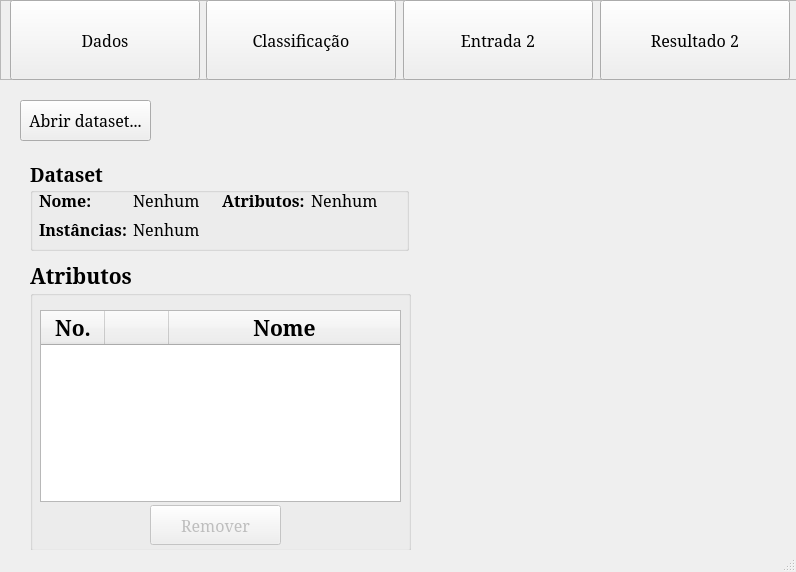
<?xml version="1.0" encoding="UTF-8"?>
<ui version="4.0">
 <class>MainWindow</class>
 <widget class="QMainWindow" name="MainWindow">
  <property name="geometry">
   <rect>
    <x>0</x>
    <y>0</y>
    <width>796</width>
    <height>572</height>
   </rect>
  </property>
  <property name="windowTitle">
   <string>MainWindow</string>
  </property>
  <widget class="QWidget" name="centralwidget">
   <widget class="QFrame" name="frame">
    <property name="geometry">
     <rect>
      <x>0</x>
      <y>0</y>
      <width>801</width>
      <height>80</height>
     </rect>
    </property>
    <property name="frameShape">
     <enum>QFrame::StyledPanel</enum>
    </property>
    <property name="frameShadow">
     <enum>QFrame::Raised</enum>
    </property>
    <widget class="QToolButton" name="dadosButton">
     <property name="geometry">
      <rect>
       <x>10</x>
       <y>0</y>
       <width>190</width>
       <height>80</height>
      </rect>
     </property>
     <property name="font">
      <font>
       <family>Constantia</family>
       <pointsize>12</pointsize>
      </font>
     </property>
     <property name="text">
      <string>Dados</string>
     </property>
     <property name="autoExclusive">
      <bool>true</bool>
     </property>
    </widget>
    <widget class="QToolButton" name="classificacaoButton">
     <property name="geometry">
      <rect>
       <x>206</x>
       <y>0</y>
       <width>190</width>
       <height>80</height>
      </rect>
     </property>
     <property name="font">
      <font>
       <family>Constantia</family>
       <pointsize>12</pointsize>
      </font>
     </property>
     <property name="text">
      <string>Classificação</string>
     </property>
     <property name="autoExclusive">
      <bool>true</bool>
     </property>
    </widget>
    <widget class="QToolButton" name="entrada2Button">
     <property name="geometry">
      <rect>
       <x>403</x>
       <y>0</y>
       <width>190</width>
       <height>80</height>
      </rect>
     </property>
     <property name="font">
      <font>
       <family>Constantia</family>
       <pointsize>12</pointsize>
      </font>
     </property>
     <property name="text">
      <string>Entrada 2</string>
     </property>
     <property name="autoExclusive">
      <bool>true</bool>
     </property>
    </widget>
    <widget class="QToolButton" name="resultado2Button">
     <property name="geometry">
      <rect>
       <x>600</x>
       <y>0</y>
       <width>190</width>
       <height>80</height>
      </rect>
     </property>
     <property name="font">
      <font>
       <family>Constantia</family>
       <pointsize>12</pointsize>
      </font>
     </property>
     <property name="text">
      <string>Resultado 2</string>
     </property>
     <property name="autoExclusive">
      <bool>true</bool>
     </property>
    </widget>
   </widget>
   <widget class="QStackedWidget" name="stackedWidget">
    <property name="geometry">
     <rect>
      <x>0</x>
      <y>90</y>
      <width>801</width>
      <height>491</height>
     </rect>
    </property>
    <property name="currentIndex">
     <number>2</number>
    </property>
    <widget class="QWidget" name="page"/>
    <widget class="QWidget" name="page_3"/>
    <widget class="QWidget" name="page_4">
     <widget class="QPushButton" name="abrirButton">
      <property name="geometry">
       <rect>
        <x>20</x>
        <y>10</y>
        <width>131</width>
        <height>41</height>
       </rect>
      </property>
      <property name="font">
       <font>
        <family>Constantia</family>
        <pointsize>12</pointsize>
       </font>
      </property>
      <property name="text">
       <string>Abrir dataset...</string>
      </property>
     </widget>
     <widget class="QGroupBox" name="groupBox_2">
      <property name="geometry">
       <rect>
        <x>30</x>
        <y>170</y>
        <width>381</width>
        <height>291</height>
       </rect>
      </property>
      <property name="font">
       <font>
        <family>Constantia</family>
        <pointsize>16</pointsize>
        <weight>75</weight>
        <bold>true</bold>
       </font>
      </property>
      <property name="title">
       <string>Atributos</string>
      </property>
      <widget class="QTableWidget" name="tabelaAtributos">
       <property name="geometry">
        <rect>
         <x>10</x>
         <y>50</y>
         <width>361</width>
         <height>192</height>
        </rect>
       </property>
       <property name="sizePolicy">
        <sizepolicy hsizetype="Expanding" vsizetype="Expanding">
         <horstretch>1</horstretch>
         <verstretch>0</verstretch>
        </sizepolicy>
       </property>
       <property name="minimumSize">
        <size>
         <width>0</width>
         <height>0</height>
        </size>
       </property>
       <property name="maximumSize">
        <size>
         <width>16777215</width>
         <height>16777215</height>
        </size>
       </property>
       <attribute name="horizontalHeaderCascadingSectionResizes">
        <bool>true</bool>
       </attribute>
       <attribute name="horizontalHeaderDefaultSectionSize">
        <number>47</number>
       </attribute>
       <attribute name="horizontalHeaderHighlightSections">
        <bool>true</bool>
       </attribute>
       <attribute name="horizontalHeaderMinimumSectionSize">
        <number>31</number>
       </attribute>
       <attribute name="horizontalHeaderStretchLastSection">
        <bool>true</bool>
       </attribute>
       <attribute name="verticalHeaderVisible">
        <bool>false</bool>
       </attribute>
       <column>
        <property name="text">
         <string>No.</string>
        </property>
       </column>
       <column>
        <property name="text">
         <string/>
        </property>
       </column>
       <column>
        <property name="text">
         <string>Nome</string>
        </property>
       </column>
      </widget>
      <widget class="QPushButton" name="removerButton">
       <property name="enabled">
        <bool>false</bool>
       </property>
       <property name="geometry">
        <rect>
         <x>120</x>
         <y>245</y>
         <width>131</width>
         <height>40</height>
        </rect>
       </property>
       <property name="font">
        <font>
         <family>Constantia</family>
         <pointsize>12</pointsize>
         <weight>50</weight>
         <bold>false</bold>
        </font>
       </property>
       <property name="text">
        <string>Remover</string>
       </property>
      </widget>
     </widget>
     <widget class="QGroupBox" name="groupBox">
      <property name="geometry">
       <rect>
        <x>30</x>
        <y>70</y>
        <width>379</width>
        <height>91</height>
       </rect>
      </property>
      <property name="sizePolicy">
       <sizepolicy hsizetype="MinimumExpanding" vsizetype="Preferred">
        <horstretch>0</horstretch>
        <verstretch>0</verstretch>
       </sizepolicy>
      </property>
      <property name="font">
       <font>
        <family>Constantia</family>
        <pointsize>14</pointsize>
        <weight>75</weight>
        <bold>true</bold>
       </font>
      </property>
      <property name="title">
       <string>Dataset</string>
      </property>
      <widget class="QWidget" name="gridLayoutWidget">
       <property name="geometry">
        <rect>
         <x>9</x>
         <y>29</y>
         <width>354</width>
         <height>51</height>
        </rect>
       </property>
       <layout class="QGridLayout" name="gridLayout">
        <item row="0" column="1">
         <widget class="QLabel" name="nomeLabel">
          <property name="font">
           <font>
            <pointsize>12</pointsize>
            <weight>50</weight>
            <bold>false</bold>
           </font>
          </property>
          <property name="text">
           <string>Nenhum</string>
          </property>
         </widget>
        </item>
        <item row="1" column="0">
         <widget class="QLabel" name="label_2">
          <property name="font">
           <font>
            <pointsize>12</pointsize>
            <weight>75</weight>
            <italic>false</italic>
            <bold>true</bold>
            <underline>false</underline>
           </font>
          </property>
          <property name="text">
           <string>Instâncias:</string>
          </property>
         </widget>
        </item>
        <item row="0" column="2">
         <widget class="QLabel" name="label_5">
          <property name="font">
           <font>
            <pointsize>12</pointsize>
            <weight>75</weight>
            <italic>false</italic>
            <bold>true</bold>
            <underline>false</underline>
           </font>
          </property>
          <property name="text">
           <string>Atributos:</string>
          </property>
         </widget>
        </item>
        <item row="0" column="0">
         <widget class="QLabel" name="label">
          <property name="font">
           <font>
            <pointsize>12</pointsize>
            <weight>75</weight>
            <italic>false</italic>
            <bold>true</bold>
            <underline>false</underline>
           </font>
          </property>
          <property name="text">
           <string>Nome:</string>
          </property>
         </widget>
        </item>
        <item row="1" column="1">
         <widget class="QLabel" name="instanciaLabel">
          <property name="font">
           <font>
            <pointsize>12</pointsize>
            <weight>50</weight>
            <bold>false</bold>
           </font>
          </property>
          <property name="text">
           <string>Nenhum</string>
          </property>
         </widget>
        </item>
        <item row="0" column="3">
         <widget class="QLabel" name="atributosLabel">
          <property name="font">
           <font>
            <pointsize>12</pointsize>
            <weight>50</weight>
            <bold>false</bold>
           </font>
          </property>
          <property name="text">
           <string>Nenhum</string>
          </property>
         </widget>
        </item>
       </layout>
      </widget>
     </widget>
    </widget>
    <widget class="QWidget" name="page_2"/>
   </widget>
  </widget>
  <widget class="QStatusBar" name="statusbar"/>
 </widget>
 <resources/>
 <connections/>
</ui>
